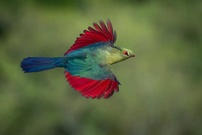
#> input picture HW0/Q1.jpg, 202 x 135 px, shrunk from 1020 x 680 before the run, given in place of taj.jpg, which was not available
$ jupyter execute Q6.ipynb   (text cells are left out)
#> lines starting #> are read from the running program, lines starting #| are printed output that depends on the picture; pictures that were not available may be replaced by others from this repository, and a replacement may not be noted
[cell 1]
import numpy as np
import cv2
import math
import matplotlib.pyplot as plt
# from google.colab.patches import cv2_imshow

[cell 2]
def Reflect101(img,filter_size):
  '''
    Do not use loop (like while and for)
    Do not use libraries
    calculate averaging filter
    input(s):
      img (ndarray): input image
      filter_size (ndarray): filter size
    output(s):
      image (ndarray): computed Reflect101
  '''

  # Reflect101: gfedcb|abcdefgh|gfedcb

  #######################
  #    your code here   #
  img_width, img_height = img.shape
  filter_width, filter_height = filter_size, filter_size
  horizontal_padding = filter_width // 2
  vertical_padding = filter_height // 2
  image = np.pad(img, ((vertical_padding, vertical_padding), (horizontal_padding, horizontal_padding)), 'reflect') # https://numpy.org/doc/stable/reference/generated/numpy.pad.html
  # image = cv2.copyMakeBorder(img, vertical_padding, vertical_padding, horizontal_padding, horizontal_padding, cv2.BORDER_REFLECT_101)

  # image = np.zeros((img_width + 2 * horizontal_padding, img_height + 2 * vertical_padding))
  # image[horizontal_padding:horizontal_padding + img_width, vertical_padding:vertical_padding + img_height] = img
  # image[:horizontal_padding, vertical_padding:vertical_padding + img_height] = np.flip(img[:horizontal_padding, :], axis=0)
  # image[horizontal_padding + img_width:, vertical_padding:vertical_padding + img_height] = np.flip(img[img_width - horizontal_padding:, :], axis=0)
  # image[:, :vertical_padding] = np.flip(image[:, vertical_padding:2 * vertical_padding], axis=1)
  # image[:, vertical_padding + img_height:] = np.flip(image[:, vertical_padding + img_height - 2 * vertical_padding:vertical_padding + img_height], axis=1)

  #######################

  return image

[cell 3]
def Averaging_Blurring(img, filter_size):
  '''
    Do not use libraries
    input(s):
      img (ndarray): input image
      filter_size (ndarray): filter size
    output(s):
      result (ndarray): computed averaging blurring
  '''
  image = Reflect101(img, filter_size)
  result = np.zeros((img.shape))

  #######################
  #    your code here   #
  img_width, img_height = img.shape
  filter_width, filter_height = filter_size, filter_size
  filter_kernel = np.ones((filter_width, filter_height))
  filter_kernel = filter_kernel / (filter_width * filter_height)
  # concolve image with filter kernel
  result = cv2.filter2D(src = image, ddepth = -1, kernel = filter_kernel)
  # [6 lines of commented-out code are left out]

  return result

[cell 4]
def Median_Blurring(img, filter_size):
  '''
    Do not use libraries
    input(s):
      img (ndarray): input image
      filter_size (ndarray): filter size
    output(s):
      result (ndarray): computed median blurring
  '''
  image = Reflect101(img, filter_size)
  result = np.zeros((img.shape))

  #######################
  #    your code here   #
  img_width, img_height = img.shape
  filter_width, filter_height = filter_size, filter_size
  for row in range(img_width):
    for col in range(img_height):
      result[row, col] = np.median(image[row:row + filter_width, col:col + filter_height])
  #######################

  return result

[cell 5]
def Gaussian_Blurring(img, filter_size, std):
    '''
    Do not use libraries
    input(s):
      img (ndarray): input image
      filter_size (tuple): filter size
      std (float): std of gaussian kernel
    output(s):
      result (ndarray): computed gaussian blurring
    '''
    kernel = np.zeros((filter_size,filter_size))
    #######################
    #    your code here   #
    img = Reflect101(img, filter_size)
    # build kernel
    for row in range(filter_size):
      for col in range(filter_size):
        kernel[row, col] = np.exp(-((row - filter_size // 2) ** 2 + (col - filter_size // 2) ** 2) / (2 * (std ** 2)))

    kernel = kernel / np.sum(kernel)
    #######################
    # concolve image with kernel
    output = img.copy()
    result = cv2.filter2D(src = output, ddepth = -1, kernel = kernel)
    return result

[cell 6]
# Do not change this cell
image = cv2.imread('images/taj.jpg',cv2.IMREAD_GRAYSCALE)
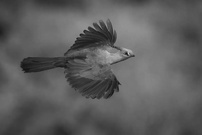
#> image: shape (135, 202); min 13, max 203, mean 93.5

[cell 7]
# Do not change this cell
plt.figure(figsize=(15,15))
plt.subplot(2,2,1)
plt.imshow(image,cmap='gray')
plt.title("main image")
plt.axis("off")

AB = Averaging_Blurring(image,15)
#> in Reflect101, `image = np.pad(img, ((vertical_padding, vertical_padding), (horizontal..`:
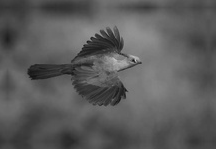
#> image: shape (149, 216); min 13, max 203, mean 91
#> in Averaging_Blurring, `result = cv2.filter2D(src = image, ddepth = -1, kernel = filter_kernel)`:
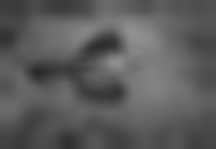
#> result: shape (149, 216); min 40, max 143, mean 90.9
plt.subplot(2,2,2)
plt.imshow(AB,cmap='gray')
plt.title("Averaging Blurring")
plt.axis("off")

MB = Median_Blurring(image,15)
#> after the loop in Median_Blurring, `for row in range(img_width):`:
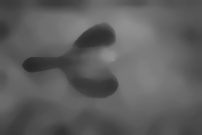
#> result: shape (135, 202) float64; min 39, max 145, mean 94.1
plt.subplot(2,2,3)
plt.imshow(MB,cmap='gray')
plt.title("Median Blurring")
plt.axis("off")

GB = Gaussian_Blurring(image,15,40)
plt.subplot(2,2,4)
plt.imshow(GB,cmap='gray')
plt.title("Gaussian Blurring")
plt.axis("off")

[cell 8]
def Bilateral_Filtering(img, filter_size, std, rstd):
    '''
    Do not use libraries
    input(s):
      img (ndarray): input image
      filter_size (tuple): filter size
      std (float): value of std in the coordinate space
      rstd (float): value of std in the color space
    output(s):
      result (ndarray): computed Bilateral blurring
    '''
    # sources:
    # https://en.wikipedia.org/wiki/Bilateral_filter
    # https://www.geeksforgeeks.org/python-bilateral-filtering/
    # https://homepages.inf.ed.ac.uk/rbf/CVonline/LOCAL_COPIES/MANDUCHI1/Bilateral_Filtering.html

    result = img.copy()
    #######################
    #    your code here   #
    img = np.float64(img)
    padded_image = Reflect101(img, filter_size)
    padded_image = np.float64(padded_image)
    img_width, img_height = img.shape
    filter_width, filter_height = filter_size, filter_size
    kernel_row_center = filter_width // 2
    kernel_col_center = filter_height // 2

    row_spatial_diff = np.square( np.arange(-kernel_row_center, kernel_row_center+1) )
    col_spatial_diff = np.square( np.arange(-kernel_col_center, kernel_col_center+1) )
    spatial_diff = row_spatial_diff[:, np.newaxis] + col_spatial_diff[np.newaxis, :]
    gaussian_spatial_diff = spatial_diff / (2 * std**2)

    for row in range(img_width):
      for col in range(img_height):
        window = padded_image[row:row+filter_width, col:col+filter_height]
        gaussian_range_diff = np.square(image[row, col] - window) / (2*rstd**2)
        # gaussian_range_diff = np.square(padded_image[row + kernel_row_center, col + kernel_col_center] - padded_image[row:row+filter_width, col:col+filter_height])
        weights_kernel = np.exp(-gaussian_spatial_diff - gaussian_range_diff)
        weights_kernel /= weights_kernel.sum()
        result[row, col] = np.sum(window * weights_kernel)
        # [10 lines of commented-out code are left out]
    return result

[cell 9]
# Do not change this cell
bilateral = Bilateral_Filtering(image, 15, 40, 40)
# cv2_imshow(bilateral)
cv2.imshow('image', bilateral)
cv2.waitKey(0)
cv2.destroyAllWindows()

# draw the original image and filtered image
plt.figure(figsize=(15,15))
plt.subplot(1,2,1)
plt.imshow(image,cmap='gray')
plt.title("main image")
plt.axis("off")

plt.subplot(1,2,2)
plt.imshow(bilateral,cmap='gray')
plt.title("Bilateral Filtering")
plt.axis("off")

[cell 10]
# https://docs.opencv.org/4.x/d4/d86/group__imgproc__filter.html
AveragingBlurring = cv2.blur(image, (15, 15))
MedianBlurring = cv2.medianBlur(image, 15)
GaussianBlurring = cv2.GaussianBlur(image, (15, 15), 40)
Bilateral = cv2.bilateralFilter(image, 15, 40, 40)

[cell 11]
# Do not change this cell
Array = [AveragingBlurring, MedianBlurring, GaussianBlurring, Bilateral]
titles = ['Averaging Blurring', 'Median Blurring', 'Gaussian Blurring', 'Bilateral']
plt.figure(figsize=(15,15))
for i in range(4):
  plt.subplot(2,2,i+1)
  plt.imshow(Array[i],cmap='gray')
  plt.title(titles[i])
  plt.axis("off")
